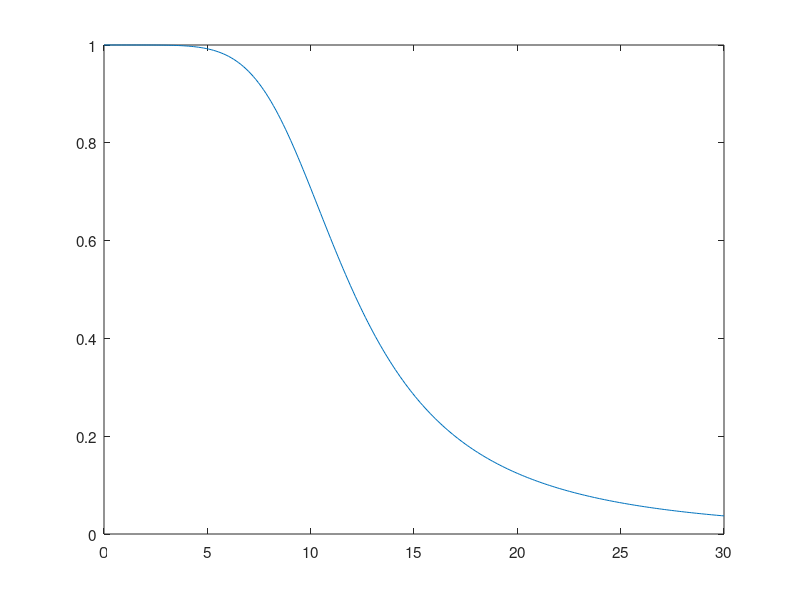

Write the MATLAB code that produced this figure. (Note: this script raises an error after producing the figure.)
function exam8_5

% Example 8.5: Butterworth filter transfer function 

clear
clc
fprintf('Example 8.5: Butterworth filter transfer function\n\n')

% Compute numerator and denominator

n = 3;
F_c = 10;
a = [1 2 2 1];
omega_c = 2*pi*F_c;
b = 1;
for i = 1 : n+1
   a(i) = a(i)/omega_c^(n+1-i);
end
b = b/a(1)
a = a/a(1)
 
% Plot magnitude response

m = 250;
f = linspace (0,3*F_c,m);
A_a = sqrt(1./(1 + (f/F_c).^(2*n)));
figure
plot(f,A_a)
set (gca,'FontSize',11)
f_labels('Magnitude Response','f (Hz)','A_a(f)')
f_wait
 
